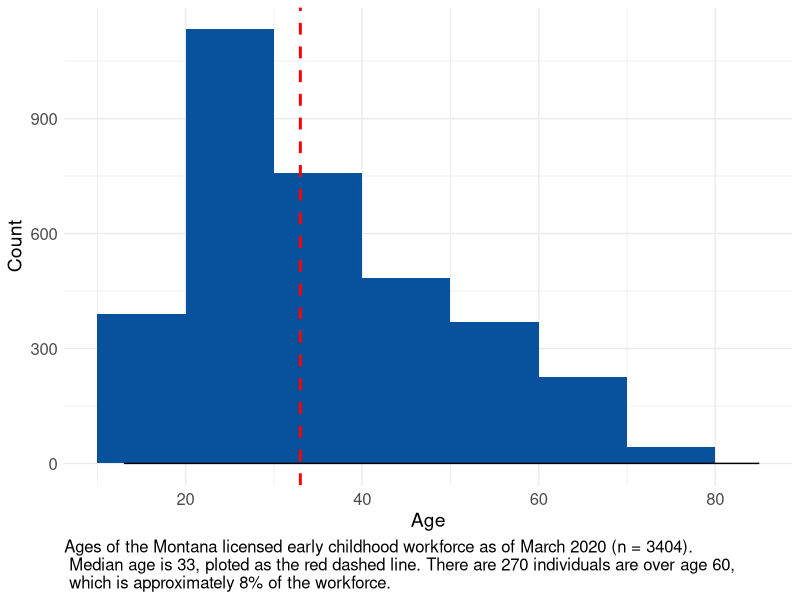

The R source for this figure: (Note: this script raises an error after producing the figure.)
# load packages and read in data
library(readr)
library(tidyverse)
library(memisc)
library(gridExtra)
library(grid)

agesLicensed <- read_csv("agesCurEmployLicensed.csv")

# n
ntotal <- nrow(agesLicensed)
ntotal

# median
medianage <- median(agesLicensed$Age)
medianage

# count and percent over 60
over60 <- which(agesLicensed$Age > 60)
over60Count <- length(over60)
over60Count
percentOver60 <- over60Count/ntotal
percentOver60

# employed licensed bar chart
ggplot(agesLicensed, aes(x = Age)) + theme_minimal() +
  theme(axis.text = element_text(size = 12),
        axis.title = element_text(size = 14),
        plot.caption = element_text(size =12, hjust = 0)) +
  labs(y = "Count",
       caption = "Ages of the Montana licensed early childhood workforce as of March 2020 (n = 3404). \n Median age is 33, ploted as the red dashed line. There are 270 individuals are over age 60, \n which is approximately 8% of the workforce.") +
  geom_histogram(breaks = seq(10, 80, 10), fill = blues9[8]) +
  geom_density() +
  geom_vline(xintercept = medianage, size = 1, colour = "red",
             linetype = "dashed")

dev.off()

# age groups table
agesLicensed$Agecat <- cut(agesLicensed$Age, seq(11, 81, 10), right = FALSE,
                           labels = c(1:7))

agesLicensed[which(agesLicensed$Age > 80),9] <- "7"

levels(agesLicensed$Agecat) <- c("20 or younger", "21-30", "31-40",
                                 "41-50", "51-60", "61-70", "over 70", "Total")
ageTable <- table(agesLicensed$Agecat)
agePerc <- percentages(ageTable)

agePercTable <- full_join(as.data.frame(ageTable), as.data.frame(agePerc))

names(agePercTable)[1] <- "Age group"
names(agePercTable)[2] <- "Count"
agePercTable[8,] <- c("Total", 3404, 100)

agePercTable$Count <- as.numeric(agePercTable$Count) 
agePercTable$Percentage <- as.numeric(agePercTable$Percentage) 

agePercTable$Percentage <- round(agePercTable$Percentage, 1)
agePercTable
grid.table(agePercTable, rows = NULL, 
           theme = ttheme_default(core = list(bg_params = 
                                                list(fill = blues9[2:3])),
                                  colhead = list(bg_params = 
                                                   list(fill = blues9[5]))))
